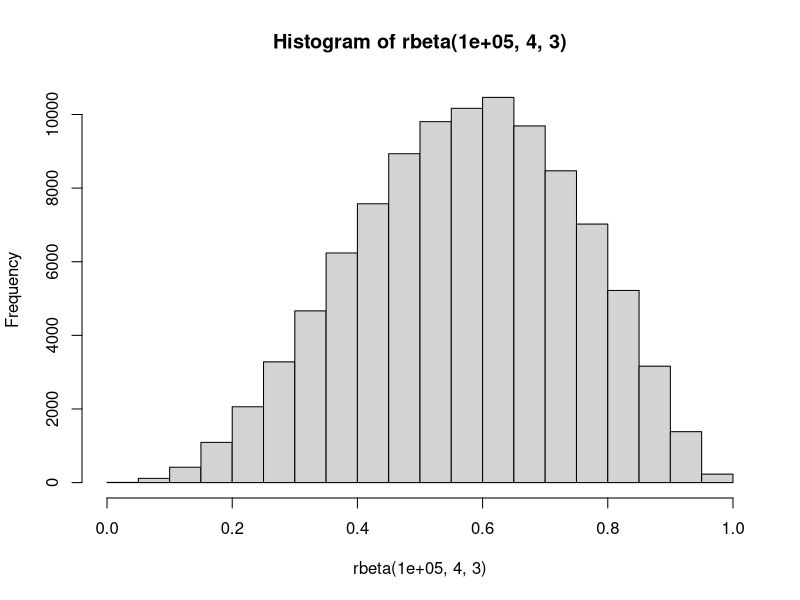
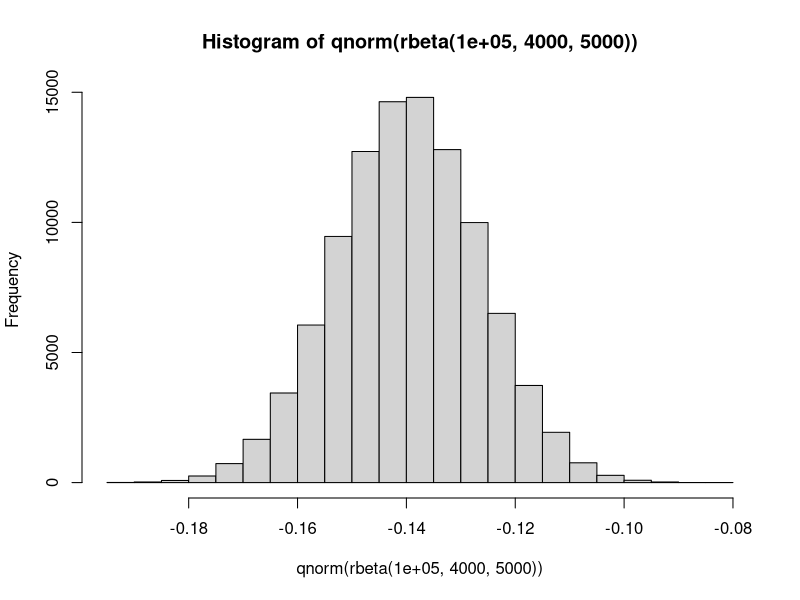
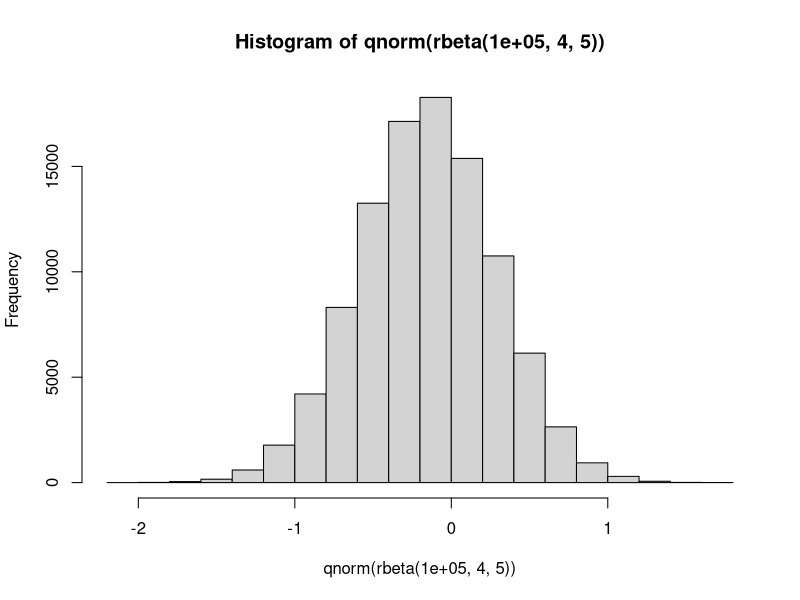
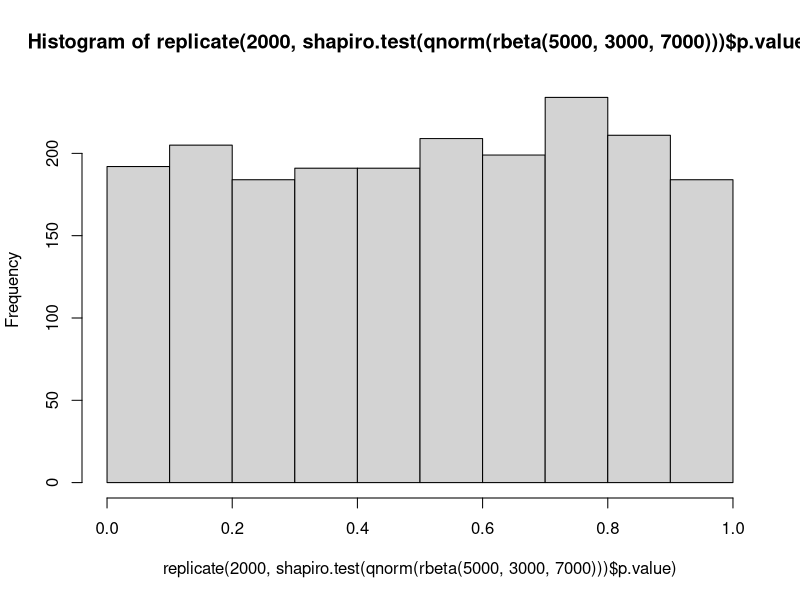

Write the R code that produced these figures, in order.
rbeta(10, 2, 2)
hist(rbeta(100000, 4, 3))
hist(qnorm(rbeta(100000, 4000, 5000)))
hist(qnorm(rbeta(100000, 4, 5)))

hist(replicate(2000, shapiro.test(qnorm(rbeta(5000, 3000, 7000)))$p.value))
